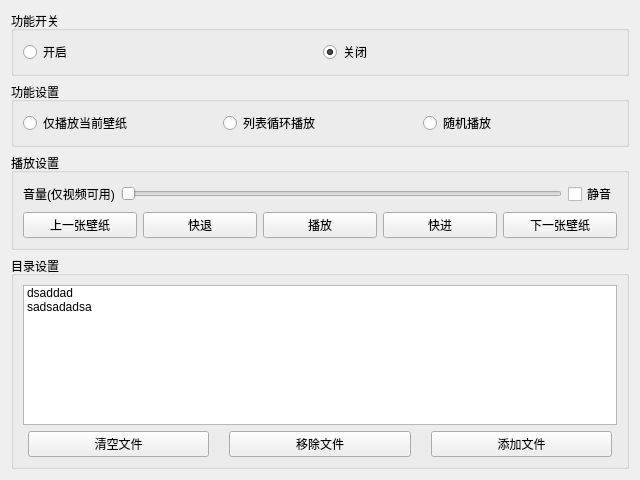
<?xml version="1.0" encoding="UTF-8"?>
<ui version="4.0">
 <class>WallpaperWidget</class>
 <widget class="QWidget" name="WallpaperWidget">
  <property name="geometry">
   <rect>
    <x>0</x>
    <y>0</y>
    <width>640</width>
    <height>480</height>
   </rect>
  </property>
  <property name="acceptDrops">
   <bool>false</bool>
  </property>
  <property name="windowTitle">
   <string>Form</string>
  </property>
  <layout class="QVBoxLayout" name="verticalLayout">
   <item>
    <widget class="QGroupBox" name="switch_groupbox">
     <property name="title">
      <string>功能开关</string>
     </property>
     <layout class="QHBoxLayout" name="horizontalLayout">
      <item>
       <widget class="QRadioButton" name="on_radio">
        <property name="toolTip">
         <string>启用壁纸插件</string>
        </property>
        <property name="text">
         <string>开启</string>
        </property>
       </widget>
      </item>
      <item>
       <widget class="QRadioButton" name="off_radio">
        <property name="toolTip">
         <string>关闭壁纸插件</string>
        </property>
        <property name="text">
         <string>关闭</string>
        </property>
        <property name="checked">
         <bool>true</bool>
        </property>
       </widget>
      </item>
     </layout>
    </widget>
   </item>
   <item>
    <widget class="QGroupBox" name="function_groupbox">
     <property name="title">
      <string>功能设置</string>
     </property>
     <layout class="QHBoxLayout" name="horizontalLayout_2">
      <item>
       <widget class="QRadioButton" name="once_radio">
        <property name="text">
         <string>仅播放当前壁纸</string>
        </property>
       </widget>
      </item>
      <item>
       <widget class="QRadioButton" name="loop_radio">
        <property name="text">
         <string>列表循环播放</string>
        </property>
       </widget>
      </item>
      <item>
       <widget class="QRadioButton" name="random_radio">
        <property name="text">
         <string>随机播放</string>
        </property>
       </widget>
      </item>
     </layout>
    </widget>
   </item>
   <item>
    <widget class="QGroupBox" name="play_groupbox">
     <property name="title">
      <string>播放设置</string>
     </property>
     <layout class="QVBoxLayout" name="verticalLayout_3">
      <item>
       <layout class="QHBoxLayout" name="horizontalLayout_5">
        <item>
         <widget class="QLabel" name="label">
          <property name="text">
           <string>音量(仅视频可用)</string>
          </property>
         </widget>
        </item>
        <item>
         <widget class="QSlider" name="volume_slider">
          <property name="maximum">
           <number>100</number>
          </property>
          <property name="orientation">
           <enum>Qt::Horizontal</enum>
          </property>
         </widget>
        </item>
        <item>
         <widget class="QCheckBox" name="mute_checkbox">
          <property name="text">
           <string>静音</string>
          </property>
         </widget>
        </item>
       </layout>
      </item>
      <item>
       <layout class="QHBoxLayout" name="horizontalLayout_6">
        <item>
         <widget class="QPushButton" name="prev_button">
          <property name="text">
           <string>上一张壁纸</string>
          </property>
         </widget>
        </item>
        <item>
         <widget class="QPushButton" name="fast_backward_button">
          <property name="text">
           <string>快退</string>
          </property>
         </widget>
        </item>
        <item>
         <widget class="QPushButton" name="play_pause_button">
          <property name="text">
           <string>播放</string>
          </property>
         </widget>
        </item>
        <item>
         <widget class="QPushButton" name="fast_forward_button">
          <property name="text">
           <string>快进</string>
          </property>
         </widget>
        </item>
        <item>
         <widget class="QPushButton" name="next_button">
          <property name="text">
           <string>下一张壁纸</string>
          </property>
         </widget>
        </item>
       </layout>
      </item>
     </layout>
    </widget>
   </item>
   <item>
    <widget class="QGroupBox" name="directory_groupbox">
     <property name="title">
      <string>目录设置</string>
     </property>
     <layout class="QVBoxLayout" name="verticalLayout_2">
      <item>
       <widget class="QMenuListWidget" name="listWidget">
        <property name="acceptDrops">
         <bool>false</bool>
        </property>
        <property name="accessibleDescription">
         <string/>
        </property>
        <property name="selectionMode">
         <enum>QAbstractItemView::ExtendedSelection</enum>
        </property>
        <property name="viewMode">
         <enum>QListView::ListMode</enum>
        </property>
        <item>
         <property name="text">
          <string>dsaddad</string>
         </property>
         <property name="icon">
          <iconset>
           <normalon>:/file.png</normalon>
          </iconset>
         </property>
        </item>
        <item>
         <property name="text">
          <string>sadsadadsa</string>
         </property>
         <property name="icon">
          <iconset>
           <normalon>:/directory.png</normalon>
          </iconset>
         </property>
        </item>
       </widget>
      </item>
      <item>
       <layout class="QHBoxLayout" name="horizontalLayout_3">
        <property name="spacing">
         <number>20</number>
        </property>
        <property name="leftMargin">
         <number>5</number>
        </property>
        <property name="rightMargin">
         <number>5</number>
        </property>
        <item>
         <widget class="QPushButton" name="clean_file_button">
          <property name="text">
           <string>清空文件</string>
          </property>
         </widget>
        </item>
        <item>
         <widget class="QPushButton" name="remove_file_button">
          <property name="text">
           <string>移除文件</string>
          </property>
         </widget>
        </item>
        <item>
         <widget class="QPushButton" name="add_file_button">
          <property name="text">
           <string>添加文件</string>
          </property>
         </widget>
        </item>
       </layout>
      </item>
     </layout>
    </widget>
   </item>
  </layout>
 </widget>
 <customwidgets>
  <customwidget>
   <class>QMenuListWidget</class>
   <extends>QListWidget</extends>
   <header>WallpaperSystem/Controls/QMenuListWidget.h</header>
  </customwidget>
 </customwidgets>
 <resources/>
 <connections/>
</ui>
